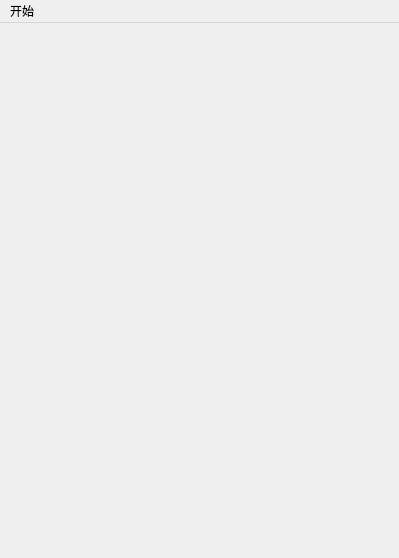
<?xml version="1.0" encoding="UTF-8"?>
<ui version="4.0">
 <class>MainScene</class>
 <widget class="QMainWindow" name="MainScene">
  <property name="geometry">
   <rect>
    <x>0</x>
    <y>0</y>
    <width>399</width>
    <height>558</height>
   </rect>
  </property>
  <property name="windowTitle">
   <string>MainScene</string>
  </property>
  <widget class="QWidget" name="centralwidget"/>
  <widget class="QMenuBar" name="menubar">
   <property name="geometry">
    <rect>
     <x>0</x>
     <y>0</y>
     <width>399</width>
     <height>23</height>
    </rect>
   </property>
   <widget class="QMenu" name="menu">
    <property name="title">
     <string>开始</string>
    </property>
    <addaction name="actionExit"/>
   </widget>
   <addaction name="menu"/>
  </widget>
  <action name="actionExit">
   <property name="text">
    <string>退出</string>
   </property>
  </action>
 </widget>
 <resources/>
 <connections/>
</ui>
